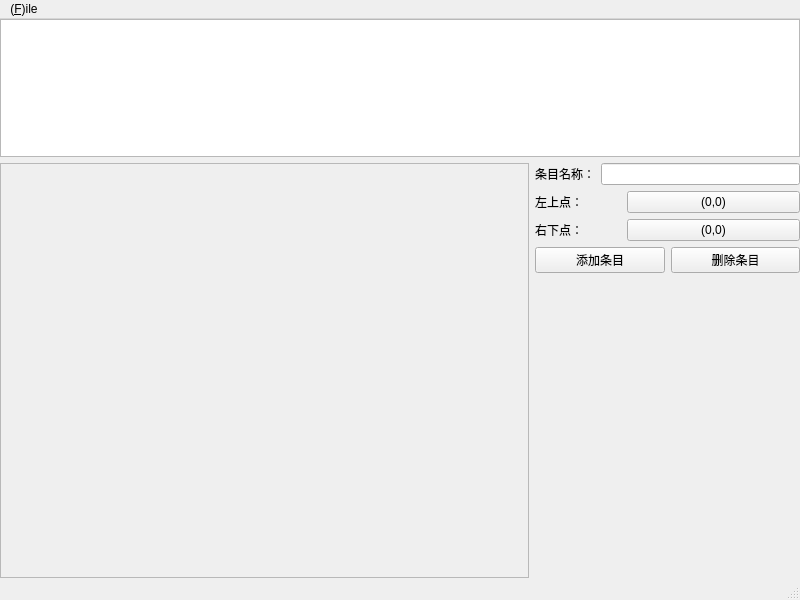
<?xml version="1.0" encoding="UTF-8"?>
<ui version="4.0">
 <class>MainWindow</class>
 <widget class="QMainWindow" name="MainWindow">
  <property name="geometry">
   <rect>
    <x>0</x>
    <y>0</y>
    <width>800</width>
    <height>600</height>
   </rect>
  </property>
  <property name="windowTitle">
   <string>MainWindow</string>
  </property>
  <property name="autoFillBackground">
   <bool>true</bool>
  </property>
  <widget class="QWidget" name="centralWidget">
   <layout class="QGridLayout" name="gridLayout">
    <property name="leftMargin">
     <number>0</number>
    </property>
    <property name="topMargin">
     <number>0</number>
    </property>
    <property name="rightMargin">
     <number>0</number>
    </property>
    <property name="bottomMargin">
     <number>0</number>
    </property>
    <item row="0" column="0">
     <layout class="QVBoxLayout" name="upVBoxLayout" stretch="2,6">
      <item>
       <layout class="QHBoxLayout" name="infoFBoxLayout">
        <property name="spacing">
         <number>6</number>
        </property>
        <item>
         <widget class="QTableView" name="tableView"/>
        </item>
       </layout>
      </item>
      <item>
       <layout class="QHBoxLayout" name="imageHBoxLayout" stretch="4,2">
        <item>
         <widget class="QScrollArea" name="scrollArea">
          <property name="widgetResizable">
           <bool>true</bool>
          </property>
          <widget class="QWidget" name="scrollAreaWidgetContents">
           <property name="geometry">
            <rect>
             <x>0</x>
             <y>0</y>
             <width>525</width>
             <height>409</height>
            </rect>
           </property>
           <layout class="QGridLayout" name="gridLayout_2"/>
          </widget>
         </widget>
        </item>
        <item>
         <layout class="QVBoxLayout" name="verticalLayout_3">
          <item>
           <layout class="QHBoxLayout" name="horizontalLayout">
            <item>
             <widget class="QLabel" name="label">
              <property name="text">
               <string>条目名称：</string>
              </property>
             </widget>
            </item>
            <item>
             <widget class="QLineEdit" name="lineEdit"/>
            </item>
           </layout>
          </item>
          <item>
           <layout class="QHBoxLayout" name="horizontalLayout_4" stretch="2,4">
            <item>
             <widget class="QLabel" name="label_LT">
              <property name="text">
               <string>左上点：</string>
              </property>
             </widget>
            </item>
            <item>
             <widget class="QPushButton" name="pushButton_LT">
              <property name="text">
               <string>(0,0)</string>
              </property>
             </widget>
            </item>
           </layout>
          </item>
          <item>
           <layout class="QHBoxLayout" name="horizontalLayout_3" stretch="2,4">
            <item>
             <widget class="QLabel" name="label_RB">
              <property name="text">
               <string>右下点：</string>
              </property>
             </widget>
            </item>
            <item>
             <widget class="QPushButton" name="pushButton_RB">
              <property name="text">
               <string>(0,0)</string>
              </property>
             </widget>
            </item>
           </layout>
          </item>
          <item>
           <layout class="QHBoxLayout" name="horizontalLayout_2">
            <item>
             <widget class="QPushButton" name="pushButton_3">
              <property name="text">
               <string>添加条目</string>
              </property>
             </widget>
            </item>
            <item>
             <widget class="QPushButton" name="pushButton_2">
              <property name="text">
               <string>删除条目</string>
              </property>
             </widget>
            </item>
           </layout>
          </item>
          <item>
           <spacer name="verticalSpacer">
            <property name="orientation">
             <enum>Qt::Vertical</enum>
            </property>
            <property name="sizeHint" stdset="0">
             <size>
              <width>20</width>
              <height>40</height>
             </size>
            </property>
           </spacer>
          </item>
         </layout>
        </item>
       </layout>
      </item>
     </layout>
    </item>
   </layout>
  </widget>
  <widget class="QMenuBar" name="menuBar">
   <property name="geometry">
    <rect>
     <x>0</x>
     <y>0</y>
     <width>800</width>
     <height>19</height>
    </rect>
   </property>
   <widget class="QMenu" name="menuOpen">
    <property name="title">
     <string>(&amp;F)ile</string>
    </property>
    <addaction name="action_O_pen"/>
   </widget>
   <addaction name="menuOpen"/>
  </widget>
  <widget class="QStatusBar" name="statusBar"/>
  <action name="action_O_pen">
   <property name="text">
    <string>(&amp;O)pen</string>
   </property>
  </action>
 </widget>
 <layoutdefault spacing="6" margin="11"/>
 <resources/>
 <connections>
  <connection>
   <sender>pushButton_3</sender>
   <signal>pressed()</signal>
   <receiver>MainWindow</receiver>
   <slot>addItem()</slot>
   <hints>
    <hint type="sourcelabel">
     <x>663</x>
     <y>282</y>
    </hint>
    <hint type="destinationlabel">
     <x>80</x>
     <y>288</y>
    </hint>
   </hints>
  </connection>
  <connection>
   <sender>pushButton_2</sender>
   <signal>pressed()</signal>
   <receiver>MainWindow</receiver>
   <slot>delItem()</slot>
   <hints>
    <hint type="sourcelabel">
     <x>795</x>
     <y>282</y>
    </hint>
    <hint type="destinationlabel">
     <x>158</x>
     <y>278</y>
    </hint>
   </hints>
  </connection>
  <connection>
   <sender>action_O_pen</sender>
   <signal>triggered()</signal>
   <receiver>MainWindow</receiver>
   <slot>openFile()</slot>
   <hints>
    <hint type="sourcelabel">
     <x>-1</x>
     <y>-1</y>
    </hint>
    <hint type="destinationlabel">
     <x>399</x>
     <y>299</y>
    </hint>
   </hints>
  </connection>
 </connections>
 <slots>
  <slot>addItem()</slot>
  <slot>delItem()</slot>
  <slot>openFile()</slot>
 </slots>
</ui>
